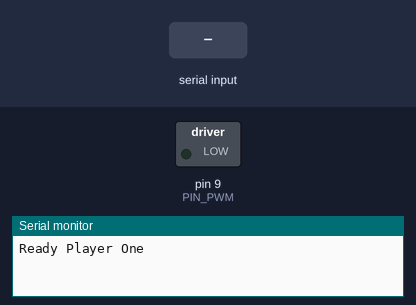
The sketch below on a simulated Arduino Uno, built with avr-gcc and run on an emulated ATmega328P. Parts: switched loads named in the sketch (green lamp = pin HIGH), the last lines printed to the serial monitor. The test bench sets the inputs (shaded band).

Above: at 1.2 s.
1.3 s: "90,45\n" received over Serial
At 2.0 s:
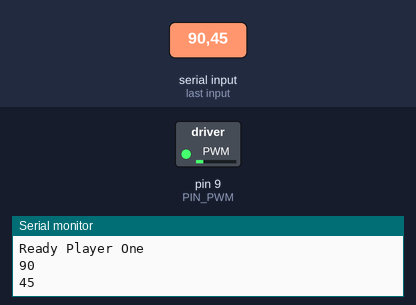
3.8 s: "30,150\n" received over Serial
At 4.6 s:
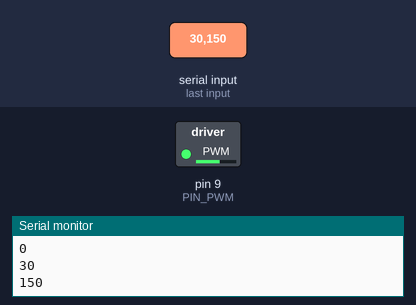
6.3 s: "200\n" received over Serial
At 7.0 s:
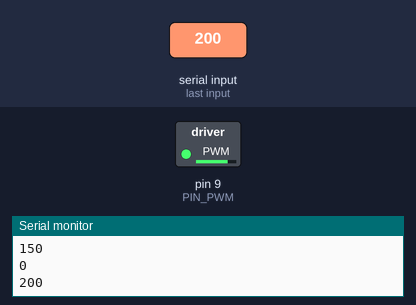
Timing chart, 0 to 9.3 s (numbered marks = the images above; inputs shaded):
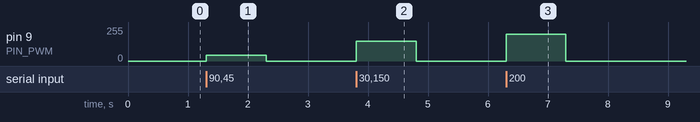

The sketch:

VexMotorTest.ino
```cpp
 #define PIN_PWM 9

 void setup() {
  // put your setup code here, to run once:
  Serial.begin(115200);
  pinMode(PIN_PWM, OUTPUT);
  Serial.println("Ready Player One");
}

void loop() {

  if (Serial.available())
  {
    int num = Serial.parseInt();
    analogWrite(PIN_PWM, num);
    Serial.println(num);
  }
}
```

Measured:
- after the input at 1.3 s, pin 9 (PIN_PWM): 0/255 → 45/255 at once, → 0/255 1.0 s later
- after the input at 3.8 s, pin 9 (PIN_PWM): 0/255 → 150/255 at once, → 0/255 1.0 s later
- after the input at 6.3 s, pin 9 (PIN_PWM): 0/255 → 200/255 at once, → 0/255 1.0 s later
